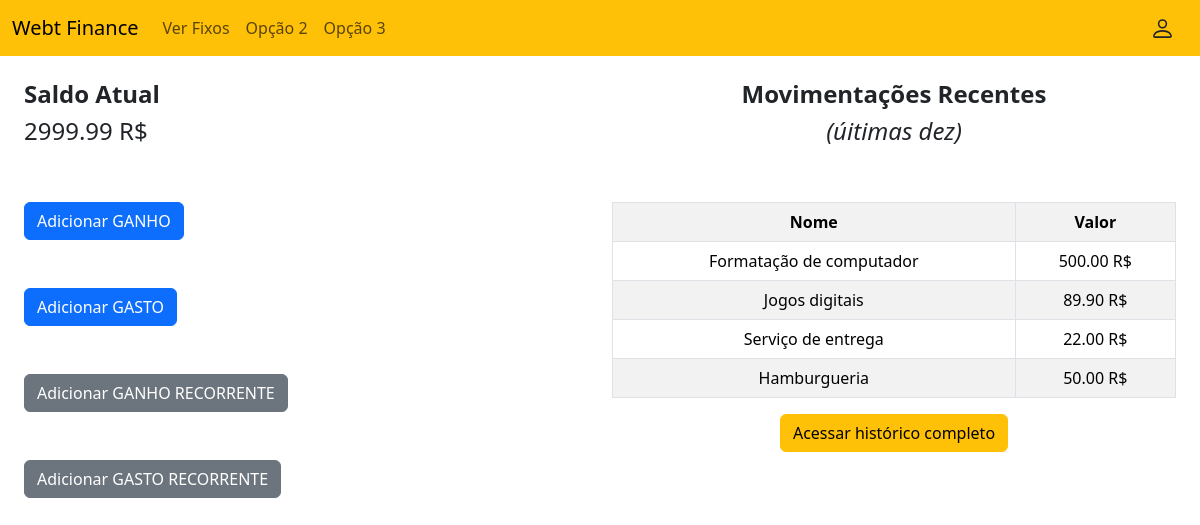
The app's page /inicialUsuario.php (signed in) with its own data.
### tables this page shows
CREATE TABLE Usuario(

	id int primary key auto_increment NOT NULL,
     
     
    
    nome varchar(100) NOT NULL,
     
    
    email varchar(100) NOT NULL,
    senha varchar(100) NOT NULL,
    
    saldo decimal(65,2),
     
    
    sexo varchar(15) DEFAULT 'Indefinido',
     
     
     
    
    
    
    ativo tinyint(1) default 1,
     
     
    
    dataNascimento date
     
        
);

CREATE TABLE TransacaoEsporadica(
 

	id int primary key auto_increment NOT NULL,
     
     
    
    nome varchar(100) NOT NULL,
     
     
    
    descricao varchar(500),
     
     
     
    
    dataDaTransacao date,
     
    
    ativo tinyint(1) default 1,
     
     
    
    valor decimal(65, 2),
     
     
    
    tipo varchar(10),
     
     
     
    
    categoria_id int NOT NULL,
    usuario_id int NOT NULL,
    
    CONSTRAINT fk_CategoriaTransacaoEsporadica FOREIGN KEY (categoria_id) REFERENCES Categoria(id),
     
    
    CONSTRAINT fk_UsuarioTransacaoEsporadica FOREIGN KEY (usuario_id) REFERENCES Usuario(id)
     
    
);

### inicialUsuario.php (the view, shortened to what this page needs)
<?php
$mysql = new mysqli(
    "localhost",
    "root",
    "",
    "pi_iii",
    3306
);
$rs = $mysql->query("SELECT * FROM usuario WHERE id = $_SESSION[usuario] ");
$ln = $rs->fetch_assoc();
?>
<html>
<head>
    <link rel="stylesheet" href="https://cdnjs.cloudflare.com/ajax/libs/twitter-bootstrap/5.3.8/css/bootstrap.min.css" />
</head>
<body>
    <nav class="navbar navbar-expand-lg bg-warning">
        <div class="container-fluid">
            <a class="navbar-brand" href="inicialUsuario.php"> Webt Finance</a>
            <div class="d-flex order-lg-last">
                <a href="usuario.php" class="btn d-flex align-items-center">
                </a>
            </div>
            <div class="collapse navbar-collapse" id="navbarNav">
                <ul class="navbar-nav">
                    <li class="nav-item">
                        <a class="nav-link" href="gastosFixos.php">Ver Fixos</a>
                    </li>
                    <li class="nav-item">
                        <a class="nav-link" href="#">Opção 2</a>
                    </li>
                    <li class="nav-item">
                        <a class="nav-link" href="#">Opção 3</a>
                    </li>
                </ul>
            </div>
        </div>
    </nav>
    <div class="container-fluid p-4">
        <div class="row">
            <div class="col-6">
                <h4><b>Saldo Atual</b></h4>
                <h4><?= $ln["saldo"] ?> R$</h4>
            </div>
            <div class="col-6 text-center">
                <h4><b>Movimentações Recentes</b></h4>
                <h4><i>(úitimas dez)</i></h4>
            </div>
        </div>
        <div class="row mt-5">
            <div class="col">
                <div class="row">
                    <div class="col">
                        <a href="#" class="btn btn-primary">Adicionar GANHO</a>
                    </div>
                </div>
                <div class="row mt-5">
                    <div class="col">
                        <a href="#" class="btn btn-primary">Adicionar GASTO</a>
                    </div>
                </div>
                <div class="row mt-5">
                    <div class="col">
                        <a href="#" class="btn btn-secondary">Adicionar GANHO RECORRENTE</a>
                    </div>
                </div>
                <div class="row mt-5">
                    <div class="col">
                        <a href="#" class="btn btn-secondary">Adicionar GASTO RECORRENTE</a>
                    </div>
                </div>
            </div>
            <div class="col">
                <table class="table table-striped table-bordered text-center">
                    <tr>
                        <th>Nome</th>
                        <th>Valor</th>
                    </tr>
                    <?php
                    $rs = $mysql->query("SELECT te.nome, te.valor
                                         FROM transacaoEsporadica as te
                                        WHERE te.usuario_id = $_SESSION[usuario]
                                        LIMIT 10
                                        ");
                    foreach ($rs as $ln): ?>
                        <tr>
                            <td><?= $ln["nome"] ?></td>
                            <td><?= $ln["valor"] ?> R$</td>
                        </tr>
                    <?php endforeach ?>
                </table>
                <center>
                <a href="historicoCompleto.php" class="btn btn-warning text-center">Acessar histórico completo</a>
                </center>
            </div>
        </div>
    </div>
</body>
</html>

### records on screen
usuario: saldo "2999.99"
transacaoesporadica: nome "Formatação de computador", valor "500.00"
transacaoesporadica: nome "Jogos digitais", valor "89.90"
transacaoesporadica: nome "Serviço de entrega", valor "22.00"
transacaoesporadica: nome "Hamburgueria", valor "50.00"
